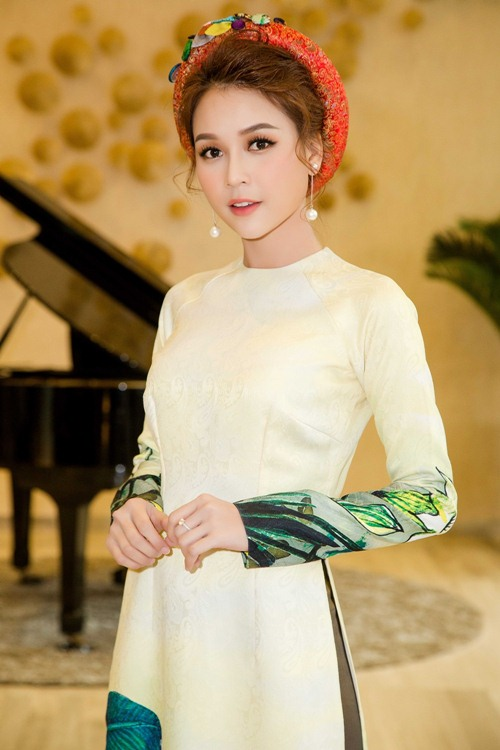
//> input picture hamy.jpg, 500 x 750 px
$ ./readWritePixel   (built with g++ and OpenCV 4)
//> lines starting //> are read from the running program, lines starting //| are printed output that depends on the picture; after the words box and inside, x2 and y2 are one past the last pixel; in counts of white or black regions, pixels touching at a corner belong together
### include.h
#pragma once
#ifndef _INCLUDE_H
#define _INCLUDE_H

#include <stdio.h>
#include <string>
#include "opencv2/core/core.hpp"
#include "opencv2/highgui/highgui.hpp"
#include "opencv/cv.h"
#include "opencv2/opencv.hpp"
#include "opencv2/flann/miniflann.hpp"
#include "opencv2/imgproc/imgproc.hpp"
#include "opencv2/video/video.hpp"
#include "opencv2/features2d/features2d.hpp"
#include "opencv2/objdetect/objdetect.hpp"
#include "opencv2/ml/ml.hpp"
#include "opencv2/calib3d/calib3d.hpp"
#include "opencv2/highgui/highgui.hpp"
#include "opencv2/opencv.hpp"

#endif // !_INCLUDE_H

### readWritePixel.cpp
#include "include.h"

int main() {
	int x = 16;
	int y = 32;

	cv::Mat img_rgb, img_gry, img_pyr, img_cny;

	img_rgb = cv::imread("D:/2018_research/L_OpenCV/hamy.jpg", 1);
//> img_rgb is the input picture: 750 rows x 500 cols, CV_8UC3; mean B, G, R 108.5, 153.4, 179.6

	cv::Vec3b intensity = img_rgb.at < cv::Vec3b >(y, x);
//> intensity = [59, 142, 194]

	uchar blue = intensity.val[0];
//> blue = 59
	uchar green = intensity.val[1];
//> green = 142
	uchar red = intensity.val[2];
//> red = 194

	//std::cout << "At (x, y) = (" << x << ", " << y << "): (blue, green red) = (" << (unsigned int)blue << ", " << (unsigned int)green << ", " << (unsigned int)red << ")" << std::endl;
	//std::cout << "Gray pixel there is: " << (unsigned int)img_gry.at<uchar>(x, y) << std::endl;

	x /= 4; y /= 4;

	cv::cvtColor(img_rgb, img_gry, cv::COLOR_BGR2GRAY);
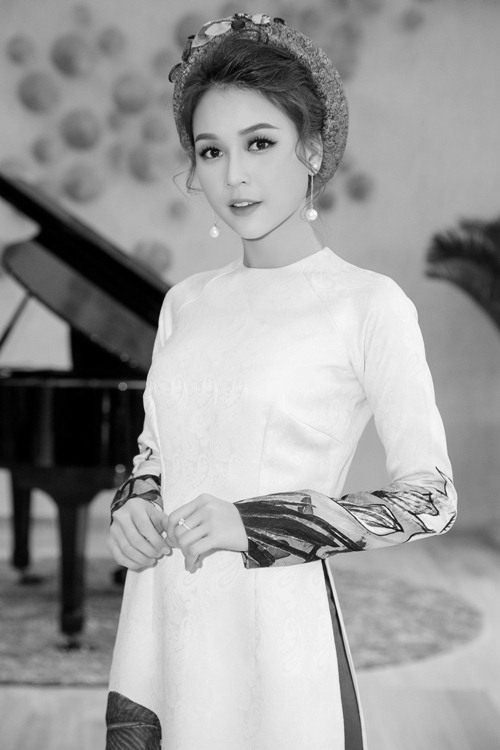
//> img_gry: 750 rows x 500 cols, CV_8UC1; min 0, max 254, mean 156.1
	cv::pyrDown(img_gry, img_pyr);
	cv::Canny(img_rgb, img_cny, 10, 100, 3, true);
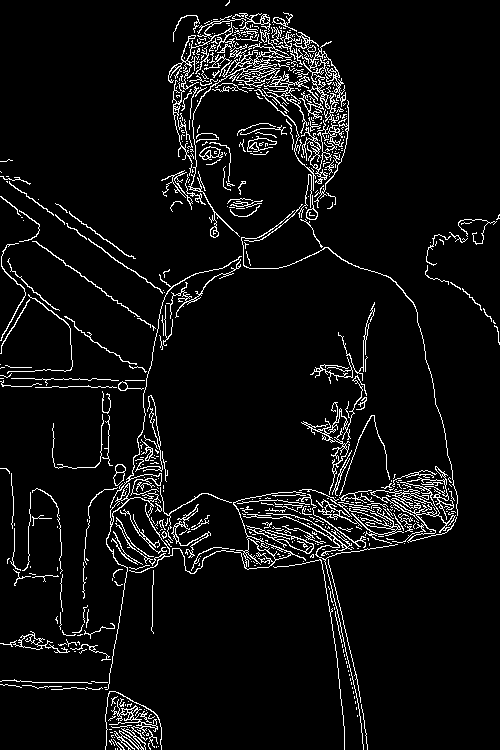
//> img_cny: 750 rows x 500 cols, CV_8UC1; 6.1% white in thin lines or dots
	for (int i = 10; i < 50; i++) {
		for (int j = 10; j < 50; j++) {
			img_cny.at<uchar>(i, j) = 128;
		}
	}
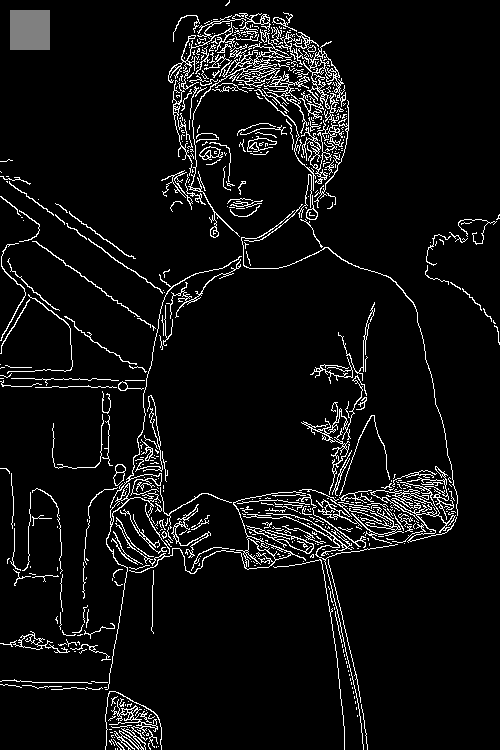
//> img_cny: 750 rows x 500 cols, CV_8UC1; 0.43% of pixels changed, all inside (x1, y1, x2, y2) = (10, 10, 50, 50)


	cv::namedWindow("original", cv::WINDOW_AUTOSIZE);
	cv::namedWindow("gry", cv::WINDOW_AUTOSIZE);
	cv::namedWindow("pyr", cv::WINDOW_AUTOSIZE);

	cv::imshow("original", img_rgb);
	cv::imshow("gry", img_gry);
	cv::imshow("pyr", img_cny);

	cv::waitKey(0);
	cv::destroyAllWindows();
}
